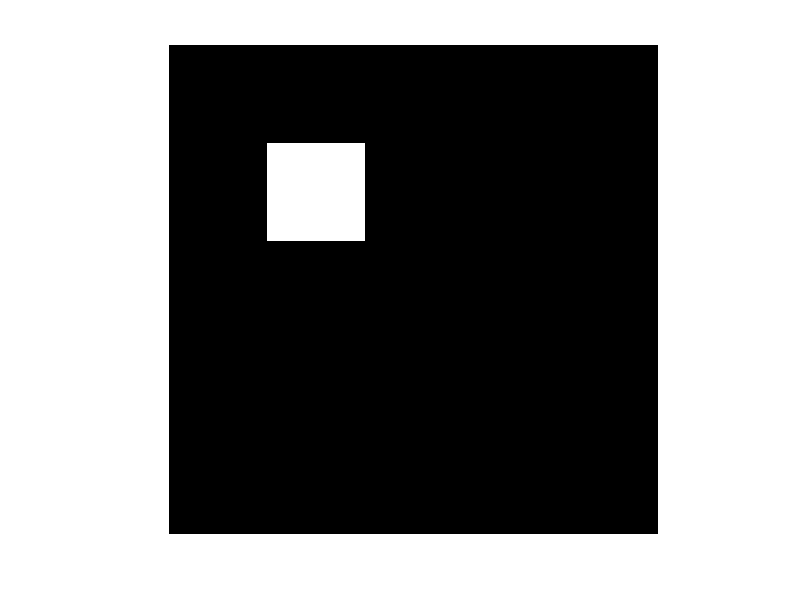
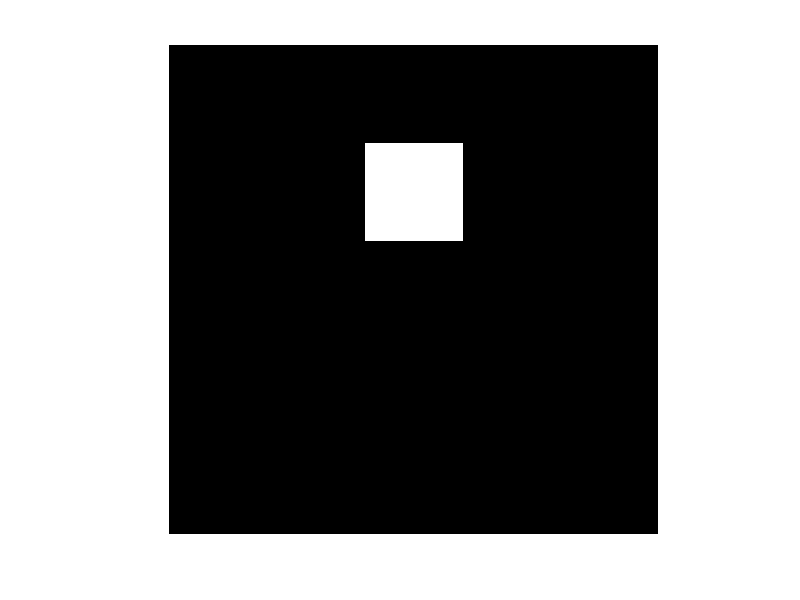

The MATLAB script that drew these images, in order: (Note: this script raises an error after producing the figures.)
close all
clear all

width = 10;
image1 = zeros(width, width);
startx = 3;
starty = 3;
image1(startx,starty) = 255;
image1(startx,starty+1) = 50;
image1(startx+1,starty) = 60;
image1(startx+1,starty+1) = 100;
% image1(5,5) =255;


motionx = 0;
motiony = 2;
image2 = zeros(width, width);
% image2(6,4) = 255;
% image2(6,5) = 255;
% image2(7,4) = 255;
% image2(7,5) = 255;
image2(startx+motionx,starty+motiony) = 255;
image2(startx+motionx,starty+motiony+1) = 50;
image2(startx+motionx+1,starty+motiony) = 60;
image2(startx+motionx+1,starty+motiony+1) = 100;


% image2(5,6) =255;
%
% figure;
% imshow(image1);
%
% figure;
% imshow(image2);

% imagename1 = 'sphere1.jpg';
% imagename2 = 'sphere2.jpg';

% imagename1 = 'anim.00.tif';
% imagename2 = 'anim.01.tif';

% imagename1 = 'fg001.pgm';
% imagename2 = 'fg003.pgm';
% 
% image1 = imread(imagename1, 'pgm');
% image2 = imread(imagename2, 'pgm');
% 
% [~,~,channels] = size(image1);
% if channels == 3
%     image1 = rgb2gray(image1);
% end
% [~,~,channels] = size(image2);
% if channels == 3
%     image2 = rgb2gray(image2);
% end

figure;
imshow(image1);
figure;
imshow(image2);

% [u,v] = hornschunck1(image1, image2);

% [u,v] = lucaskanade(image1, image2);

[u,v] = lucaskanadepyramid(image1, image2);

[rows, cols] = size(image1);

[x,y] = meshgrid(1:cols, 1:rows);

figure;
%     imshow(image1);

%     [x2, y2] = meshgrid(1 : 5 : rows, 1 : 5 : cols);
%     u2 = u(x2,y2);
%     v2 = v(x2,y2);


hold on;
interval = 1;
x2 = x(1:interval:end,1:interval:end);
y2 = y(1:interval:end,1:interval:end);
u2 = u(1:interval:end,1:interval:end);
v2 = v(1:interval:end,1:interval:end);


% quiver(x2,y2,u2,v2);
    quiver(u,v);



% lucaskanadeiterative(image1, image2);

% 